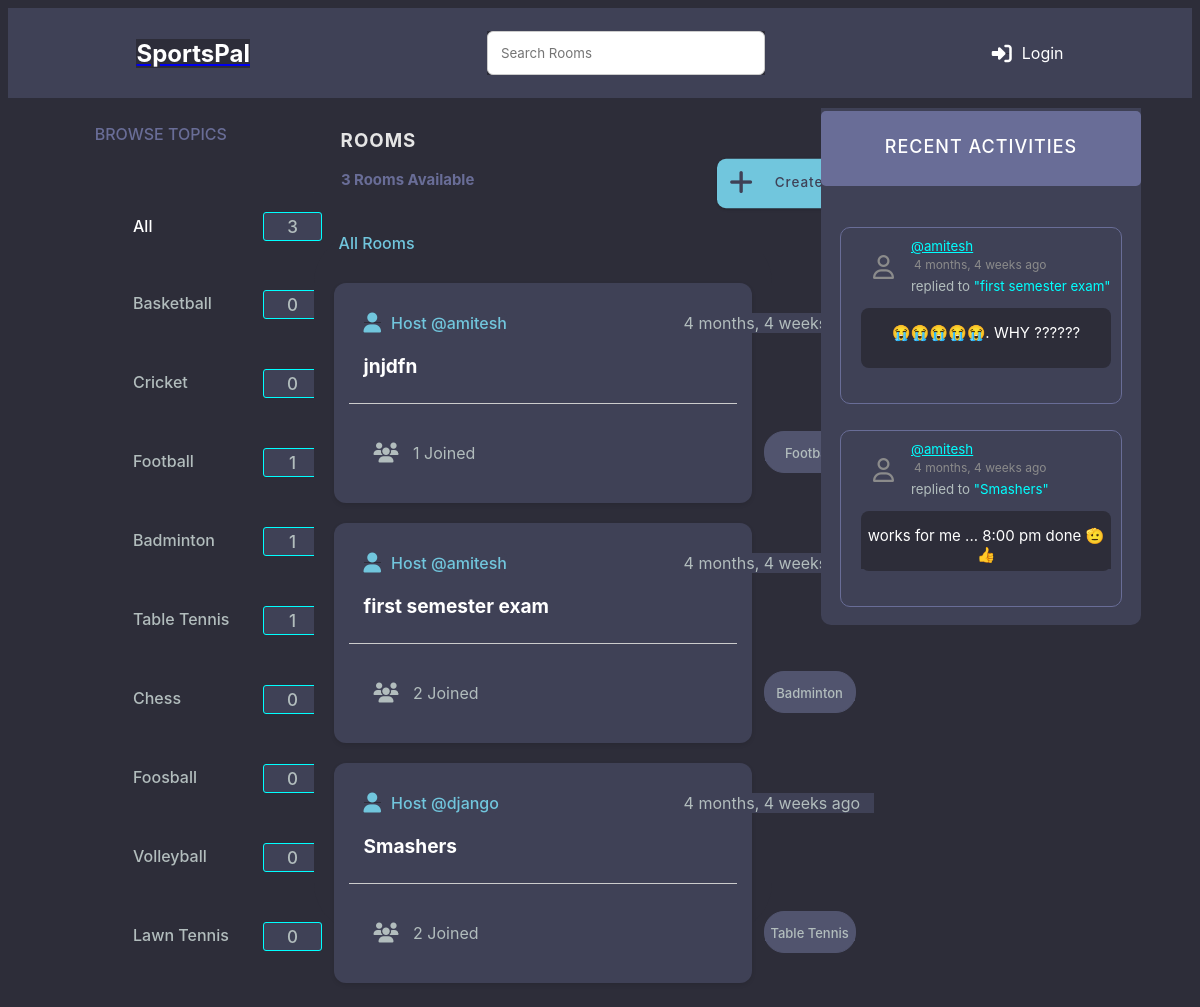
Page /home/ on the earlier database version.
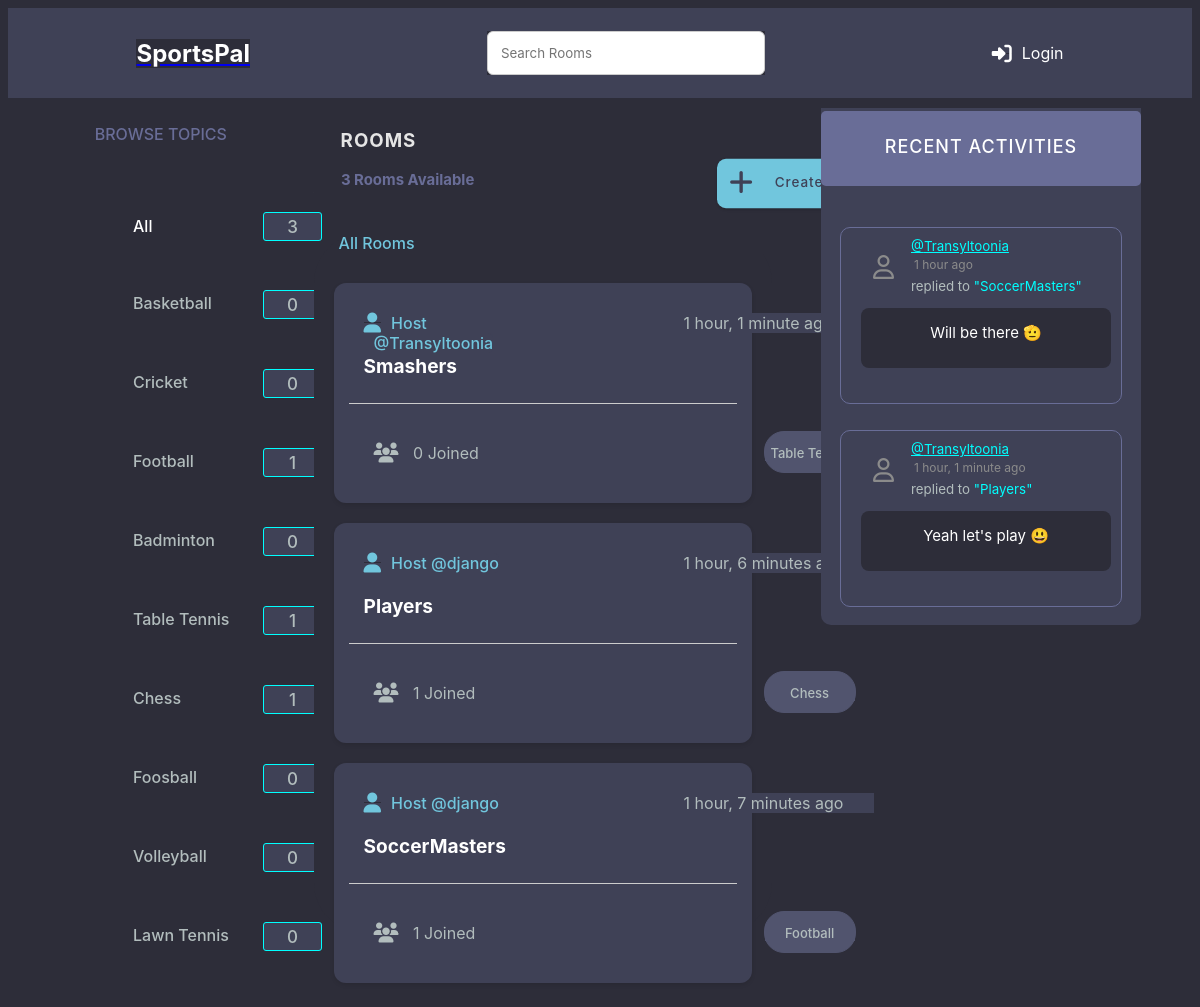
Same page on the later database version.
### base/models.py (models this page shows, shortened)
class Topic(models.Model):
    name = models.CharField(max_length=200)

class Room(models.Model):
    host = models.ForeignKey(User, on_delete=models.SET_NULL, null=True)
    topic = models.ForeignKey(Topic, on_delete=models.SET_NULL, null=True)
    name = models.CharField(max_length=200)
    description = models.TextField(null = True, blank = True)
    participants = models.ManyToManyField(User, related_name='participants', blank=True)
    updated = models.DateTimeField(auto_now=True)
    created = models.DateTimeField(auto_now_add=True)
    class Meta:
        ordering = ('-updated','-created')
    def __str__(self):
        return self.name

class Message(models.Model):
    user = models.ForeignKey(User, on_delete=models.CASCADE)
    room = models.ForeignKey(Room, on_delete=models.CASCADE)
    body = models.TextField()
    updated = models.DateTimeField(auto_now=True)
    created = models.DateTimeField(auto_now_add=True)
    def __str__(self):
        return self.body[0:50]

### base/views.py (the view)
# urls.py: path("home/", views.home, name="home"),
def home(request):
    q = request.GET.get('q') if request.GET.get('q') != None else ''
    rooms = Room.objects.filter(Q(topic__name__icontains = q) | Q(name__icontains = q) | Q(description__icontains = q) | Q(host__username__icontains = q))
    topics = Topic.objects.all()
    room_count = rooms.count()
    room_count_topic = rooms.filter(topic__name__icontains = q).count()
    room_messages = Message.objects.filter(Q(room__topic__name__icontains = q)).order_by('-created')
    context = {'rooms':rooms,'topics':topics,'room_count':room_count,'room_messages':room_messages , "room_count_topic":room_count_topic}
    return render(request,"base/home.html",context)

### base/templates/base/home.html (shortened to what this page needs)
{% extends 'main.html' %}
{% load static %}
{% block content %}
    {% block css %}
    <link rel="stylesheet" type="text/css" href="{% static 'styles/home.css' %}">
    <link href="{% static 'fontawesomefree/css/fontawesome.css' %}" rel="stylesheet" type="text/css">
    <link href="{% static 'fontawesomefree/css/brands.css' %}" rel="stylesheet" type="text/css">
    <link href="{% static 'fontawesomefree/css/solid.css' %}" rel="stylesheet" type="text/css">
    {% endblock %}
    <div class = "home-container ">
        <div>
            {% include 'base/topics_component.html' %}
        <div class = "rooms">
            <div id="rooms">
                <h3 style="position: relative;left : 27px; top: 10px">rooms</h3>
            </div>
            <div id="room_count">
                <h5 style="position: relative;left : 27px;top : -2px">{{room_count}} rooms available</h5>
            </div>
            <div id="create_room">
                <a href = "{% url 'create-room' %}">
                    <button> Create Room </button> </a>
            </div>
            <div class="all-rooms">
                <p style="color: white;">All Rooms</p>
            </div>
            <div>
                    {% include 'base/feed_component.html' %}
            </div>
        </div>
        <div>
            {% include 'base/activity_component.html'%}
        </div>
{% endblock %}

### base/templates/base/topics_component.html (shortened to what this page needs)
{% load static %}
{% block css %}
    <link rel="stylesheet" type="text/css" href="{% static 'styles/topics_component.css' %}">
{% endblock %}
<h3 class = "Topics" style = "color: #696d97; text-transform: uppercase;top:10px;">Browse Topics</h3>
<div class = "All">
    <p><a href="{% url 'home' %}"  style="color: white; text-decoration: none;"><div>All</div></a> <span id = "total">{{room_count}}</span></p>
</div>
<div class = "items_all">
    {% for topic in topics %}
        <div class = "List">
            <a href="{% url 'home' %}?q={{topic.name}}">{{topic.name}}
            <div id="count_div">
                <span id = "count">{{topic.room_set.all.count}}</span></a>
            </div>
        </div>
    {% endfor %}

### base/templates/base/feed_component.html (shortened to what this page needs)
{% load static %}
{% block css %}
    <link rel="stylesheet" type="text/css" href="{% static 'styles/feed_component.css' %}">
    <link href="{% static 'fontawesomefree/css/fontawesome.css' %}" rel="stylesheet" type="text/css">
    <link href="{% static 'fontawesomefree/css/brands.css' %}" rel="stylesheet" type="text/css">
    <link href="{% static 'fontawesomefree/css/solid.css' %}" rel="stylesheet" type="text/css">
{% endblock %}
<div style="position: relative;top:20px;z-index: 10;left:25px;color:#71c6dd;font-weight: 500;"> All Rooms</div>
<div class = "sports-rooms">
    {% for room in rooms %}
        <div class = "room_feat">
            <div id="host">
                <a href="{% url 'user-profile' room.host.id %}"style="background-color:#3f4156;z-index: 30;"><i class="fa-solid fa-user fa-lg" style="position: relative;right:10px;"></i>Host @{{room.host.username}}</a>
            </div>
            <div style = "background-color: #3f4156;" id = "timer">
                {{room.created|timesince}} ago
            </div>
                <div id="room_name">
                    <h5 style = "background-color: #3f4156;"><a href = "{% url 'room' room.id %}" style="background-color:#3f4156;">{{room.name}}</a></h5>
                </div>
                <hr style="position:relative;top :90px">
                <div style = "background-color: #3f4156;" id ="participants_num"><i class="fa-solid fa-users fa-lg"style="position:relative;right:10px;"></i>
                    {{room.participants.all.count}} Joined
                </div>
                <div id="topic_name">
                    <p style="background-color: #51546e;;">{{room.topic.name}}</p>
                </div>
        </div>
    {% endfor %}
</div>

### base/templates/base/activity_component.html (shortened to what this page needs)
{% load static %}
{% block css %}
    <link rel="stylesheet" type="text/css" href="{% static 'styles/activity_component.css' %}">
    <link href="{% static 'fontawesomefree/css/fontawesome.css' %}" rel="stylesheet" type="text/css">
    <link href="{% static 'fontawesomefree/css/brands.css' %}" rel="stylesheet" type="text/css">
    <link href="{% static 'fontawesomefree/css/solid.css' %}" rel="stylesheet" type="text/css">
{% endblock %}
<div class="block_layout">
    <div class="recent_activities">
        <h3> recent activities</h3>
    </div>
    {% for message in room_messages %}
    <div class = "box">
        <small >
            <div id="username">
                <a href = "{'% url 'user-profile' message.user.id %}" style="background-color: #3f4156;color: cyan; width:200px">@{{message.user}}</a>
            </div>
            <div id="time" style="color: #8b8b8b; font-size: 12px; margin:3px; width:200px;">
                {{message.created|timesince}} ago
            </div>
        </small>
        <div id="sender">
            <small style="background-color: #3f4156; color:#b2bdbd; width: 200px;">replied to <tag style="background-color: #3f4156; color:cyan">"{{message.room}}"</tag></small>
        </div>
        <div id="message" style="position: relative;top:8px;">
            <p>{{message}}</p>
        </div>
    </div>
    {% endfor %}
</div>

Differences in the rows shown:
removed Room: host.username "amitesh", created "4 months, 4 weeks", name "jnjdfn", participants.all.count "1", topic.name "Football"
removed Room: host.username "amitesh", created "4 months, 4 weeks", name "first semester exam", participants.all.count "2", topic.name "Badminton"
removed Room: host.username "django", created "4 months, 4 weeks", name "Smashers", participants.all.count "2", topic.name "Table Tennis"
removed Message: user "amitesh", created "4 months, 4 weeks", room "first semester exam", body "😭😭😭😭😭. WHY ??????"
removed Message: user "amitesh", created "4 months, 4 weeks", room "Smashers", body "works for me ... 8:00 pm done 🫡 👍"
computed for Topic "Badminton": room_set.all.count "1" → "0"
computed for Topic "Chess": room_set.all.count "0" → "1"
added Room: host.username "Transyltoonia", created "1 hour, 1 minute", name "Smashers", participants.all.count "0", topic.name "Table Tennis"
added Room: host.username "django", created "1 hour, 6 minutes", name "Players", participants.all.count "1", topic.name "Chess"
added Room: host.username "django", created "1 hour, 7 minutes", name "SoccerMasters", participants.all.count "1", topic.name "Football"
added Message: user "Transyltoonia", created "1 hour", room "SoccerMasters", body "Will be there 🫡"
added Message: user "Transyltoonia", created "1 hour, 1 minute", room "Players", body "Yeah let's play 😃"
